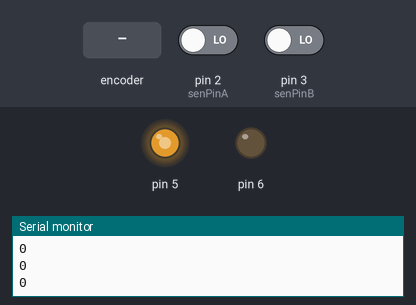
The sketch below on a simulated Arduino Uno, built with avr-gcc and run on an emulated ATmega328P. Shown: output pins drawn as LEDs (lit = HIGH), the last lines printed to the serial monitor. Dashed ring = blinking. Inputs (shaded band) come from the test bench; at power-on: pin 2 (senPinA) LOW, pin 3 (senPinB) LOW.

Above: at 0.1 s.
At 1.2 s:
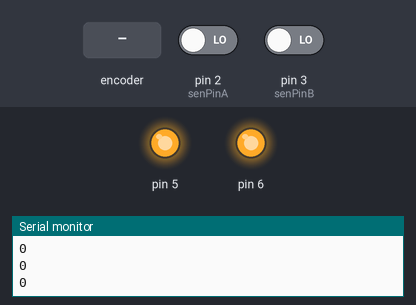
1.3 s: rotary encoder on pin 2 (senPinA) / pin 3 (senPinB) turned 1 step (first pin leading)
At 2.5 s:
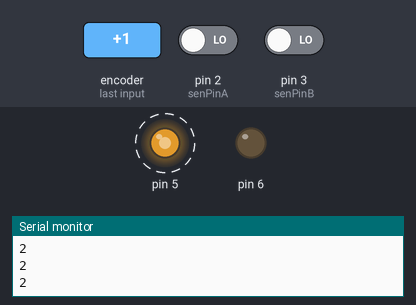
Timing chart, 0 to 10.5 s (numbered marks = the images above; inputs shaded):
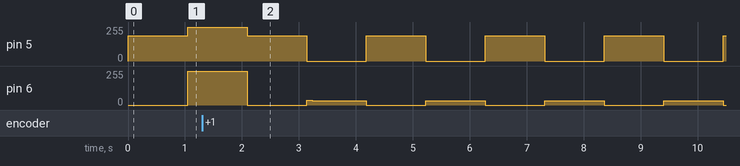

Measured:
- by itself, pin 5: alternates 190/255 for 1.0 s and 0/255 for 1.0 s

The sketch:

expt03.ino
```cpp
#include <PID_v1.h>
#include "CtrlHG.h"

//定义引脚连接
int senPinA = 2;
int senPinB = 3;
int dirc = 1;
int value = 1;
volatile int count = 0;
HGMotor motor1;
double pidIn, pidOut, pidSet;
double pidIn2, pidOut2, pidSet2;
double pidIn3, pidOut3, pidSet3;
/*
double kp = 3.45;
double ki = 0;
double kd = 0.651;
double kp3 = 3.145;
double ki3 = 0;
double kd3 = 0.605;
double kp2 = 0.3;
double ki2 = 0;
double kd2 = 0;
 */
double kp = 3.6;
double ki = 0;
double kd = 0.68;
double kp3 = 3.55;
double ki3 = 0;
double kd3 = 0.64;
double kp2 = 0.25;
double ki2 = 0;
double kd2 = 0;
bool fwdbkwdflag = true;

unsigned long timelast = 0;
unsigned long timenow;

int countlast = 0;
double dcount = 0;
double dtime = 1;
double v;

PID myPID(&pidIn, &pidOut, &pidSet, kp, ki, kd, DIRECT);
PID myPID2(&pidIn2, &pidOut2, &pidSet2, kp2, ki2, kd2, DIRECT);
PID myPID3(&pidIn3, &pidOut3, &pidSet3, kp3, ki3, kd3, DIRECT);

void setup()
{
  pinMode(senPinA, INPUT);
  pinMode(senPinB, INPUT);
  attachInterrupt(digitalPinToInterrupt(senPinA), senchanged, CHANGE); //设置中断0的处理函数，电平变化触发
  attachInterrupt(digitalPinToInterrupt(senPinB), senchanged, CHANGE); //设置中断0的处理函数，电平变化触发
  motor1.setPin(5, 6);
  motor1.setDirection(FORWARD);

  Serial.begin(9600);
  //pidSet = 224;
  //pidSet2 = 400;
  myPID.SetOutputLimits(-900, 900);
  myPID.SetMode(AUTOMATIC);
  myPID2.SetOutputLimits(30, 190);
  myPID2.SetMode(AUTOMATIC);
  myPID3.SetOutputLimits(-800, 800);
  myPID3.SetMode(AUTOMATIC);
}

void loop()
{

  goTo2(224, FORWARD);
  delay(800);
  goTo2(0, BACKWARD);
  delay(800);

}


//中断处理函数
void senchanged()
{
  count += motor1.addValue;
}
/*
bool goTo(int dest, int dirc)
{
  pidSet = dest;
  int destcount = 0;
  int stopcount = 0;
  //int countlast = 0;
  while (true)
  {
    countlast = count;
    pidIn = count;
    myPID.Compute();
    //Serial.println(pidOut);
    if (dirc == 1)
    {
      pidSet2 = pidOut;
      motor1.setDirection(FORWARD);
    }
    else
    {
      pidSet2 =  - pidOut;
      motor1.setDirection(BACKWARD);
    }
    timenow = millis();
    dcount = count - countlast;
    dtime = timenow - timelast;
    timelast = timenow;
    countlast = count;
    v = dcount * 1000 / dtime;
    if (not isnan(v))
    {
      pidIn2 = v;
      myPID2.Compute();
      //Serial.println(pidOut2);
      motor1.updateSpeed(pidOut2);
      //Serial.println(v);
    }

    stopcount += 1;
    if (count - countlast != 0)
    {
      stopcount = 0;
    }
    if (stopcount > 100)
    {
      motor1.setDirection(STOP);
      return (true);
    }
    Serial.println(count);
  }

}
*/

bool goTo2(int dest, int dirc)
{
  pidSet = dest;
  pidSet3 = dest;
  int destcount = 0;
  int stopcount = 0;
  //int countlast = 0;
  while (true)
  {
    countlast = count;
    pidIn = count;
    pidIn3 = count;
    //Serial.println(pidOut);

    if (abs(dest - count) < 10)
    {
      motor1.setDirection(STOP);
      //return;
    }
    if (dirc == 1)
    {
      myPID.Compute();
      if (pidOut >= 0)
      {
        pidSet2 = pidOut;
        motor1.setDirection(FORWARD);
      }
      else
      {
        pidSet2 = 0;
        //motor1.setDirection(STOP);
      }
    }
    else if (dirc == -1)
    {
      myPID3.Compute();
      if (pidOut3 >= 0)
      {
        pidSet2 = 0;
        //motor1.setDirection(STOP);
      }
      else
      {
        pidSet2 = - pidOut3;
        motor1.setDirection(BACKWARD);
      }
    }
    timenow = millis();
    dcount = count - countlast;
    dtime = timenow - timelast;
    timelast = timenow;
    countlast = count;
    v = dcount * 1000 / dtime;

    if (not isnan(v))
    {
      pidIn2 = v;
      myPID2.Compute();
      //Serial.println(pidOut2);
      motor1.updateSpeed(pidOut2);
    }
    stopcount += 1;
    if (count - countlast != 0)
    {
      stopcount = 0;
    }
    if (stopcount > 100)
    {
      motor1.setDirection(STOP);
      return (true);
    }
    Serial.println(count);
  }

}
```

CtrlHG.h
```cpp
#define FORWARD 1
#define BACKWARD -1
#define STOP 0

class HGMotor
{
public:
    int currentSpeed = 0;
    int currentDirection = 0;
    int pin1, pin2;
    volatile int currentPos;
    double s = 0;
    char addValue = 0;

    void setPin(int p1, int p2)
    {
        //设置引脚
        pinMode(p1, OUTPUT);
        pinMode(p2, OUTPUT);
        pin1 = p1;
        pin2 = p2;
    }

    void updateSpeed(int speed)
    {
        //更新速度
        if (currentDirection == FORWARD)
        {
            analogWrite(pin1, speed);
            digitalWrite(pin2, LOW);
        }
        else if (currentDirection == BACKWARD)
        {
            analogWrite(pin2, speed);
            digitalWrite(pin1, LOW);
        }
        else if (currentDirection == STOP)
        {
            digitalWrite(pin1, HIGH);
            digitalWrite(pin2, HIGH);
        }
        currentSpeed = speed;
    }

    void setDirection(int dirc)
    {
        currentDirection = dirc;
        if (dirc != STOP)
        {
            addValue = currentDirection;
        }

    }

    void pidInput(int speed)
    {

        double lowlimtfwd = 40;
        double lowlimtbkwd = 40;
        if (speed > 0)
        {
            s = (255 - lowlimtfwd) / 255 * speed + lowlimtfwd;
            this->setDirection(FORWARD);
            this->updateSpeed(s);
        }
        else
        {
            s = (255 - lowlimtbkwd) / 255 * (-speed) + lowlimtbkwd;
            this->setDirection(BACKWARD);
            this->updateSpeed(s);
        }
    }

    void fwdPidIn(int speed)
    {
        if (speed < 40)
        {
            speed = 0;
        }
        this->setDirection(FORWARD);
        this->updateSpeed(speed);
    }

    void bkwdPidIn(int speed)
    {
        if (speed > -40)
        {
            speed = 0;
        }
        this->setDirection(BACKWARD);
        this->updateSpeed(-speed);
    }
};
```
